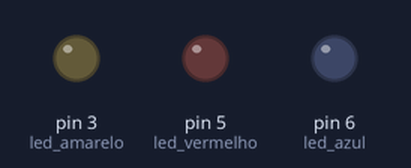
Recording of a sketch running on a simulated Arduino Uno, built with avr-gcc and run on an emulated ATmega328P. Shown: output pins drawn as LEDs (lit = HIGH).

Above: at 0.15 s.
Timing chart, 0 to 1.6 s (numbered marks = the images above):
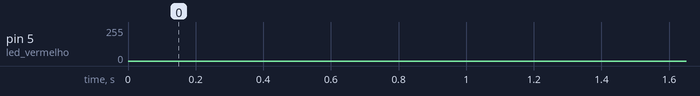

The sketch:

Metodo_analog_PWM_.ino
```cpp
#define led_vermelho 5
#define led_amarelo 3
#define led_azul 6
#define maximo 255
#define minimo 0
#define temp 5

void setup() {
  pinMode(led_vermelho , OUTPUT);
  pinMode(led_amarelo, OUTPUT);
  pinMode(led_azul, OUTPUT);
}
void aumentar_brilho(int led1) {
  for (int i = minimo; i < maximo; i++) {
    analogWrite(led1, i);
    delay(temp);
  }
  for (int i = maximo; i >= minimo; i--) {
    analogWrite(led1, i);
    delay(temp);
  }
}
void loop() {
  aumentar_brilho(led_vermelho);
  aumentar_brilho(led_amarelo);
  aumentar_brilho(led_azul);
}
```
